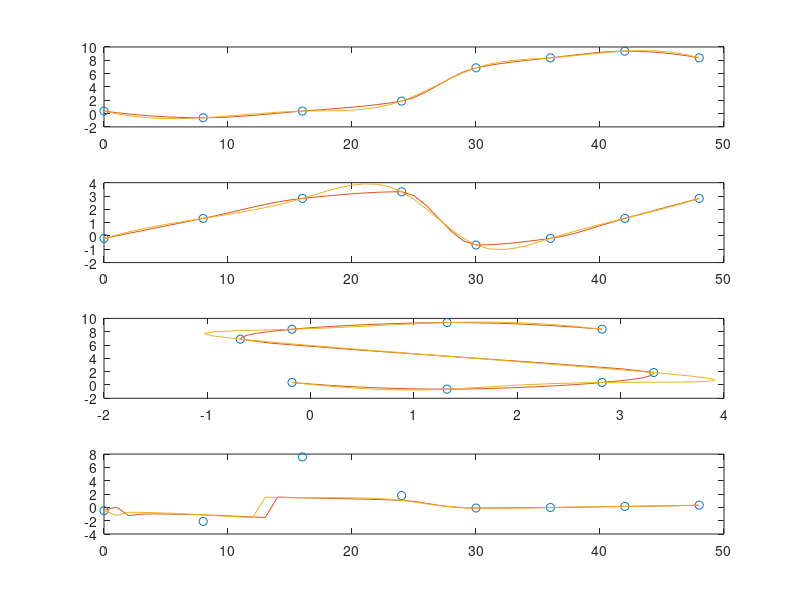

The MATLAB script that drew this image: (Note: this script raises an error after producing the figure.)
x=[0.372, -0.628, 0.372, 1.872, 6.872, 8.372, 9.372, 8.372];
y=[-0.181, 1.320, 2.820, 3.320, -0.681, -0.181, 1.320, 2.820];
% ExSpline - Cubic Hermite and spline interpolation of way-points 
wpt.pos.x =[0.372, -0.628, 0.372, 1.872, 6.872, 8.372, 9.372, 8.372];
wpt.pos.y =[-0.181, 1.320, 2.820, 3.320, -0.681, -0.181, 1.320, 2.820];
kpos = wpt.pos.y./wpt.pos.x;
wpt.time = [0 8 16 24 30 36 42 48]; 
t = 0:1:max(wpt.time); % time 
x_p = pchip(wpt.time,wpt.pos.x,t); % cubic Hermite interpolation 
y_p = pchip(wpt.time,wpt.pos.y,t); 
k_p = atan(y_p./x_p);
x_s = spline(wpt.time,wpt.pos.x,t); % spline interpolation 
y_s = spline(wpt.time,wpt.pos.y,t); 
k_s = atan(y_s./x_s);
subplot(411), plot(wpt.time,wpt.pos.x,'o',t, [x_p; x_s])
subplot(412), plot(wpt.time,wpt.pos.y, 'o' ,t, [y_p; y_s])
subplot(413), plot(wpt.pos.y,wpt.pos.x, 'o' ,y_p,x_p,y_s,x_s)
subplot(414), plot(wpt.time,kpos, 'o' ,t, [k_p; k_s])
xlabel
x = x_s;
y = y_s;